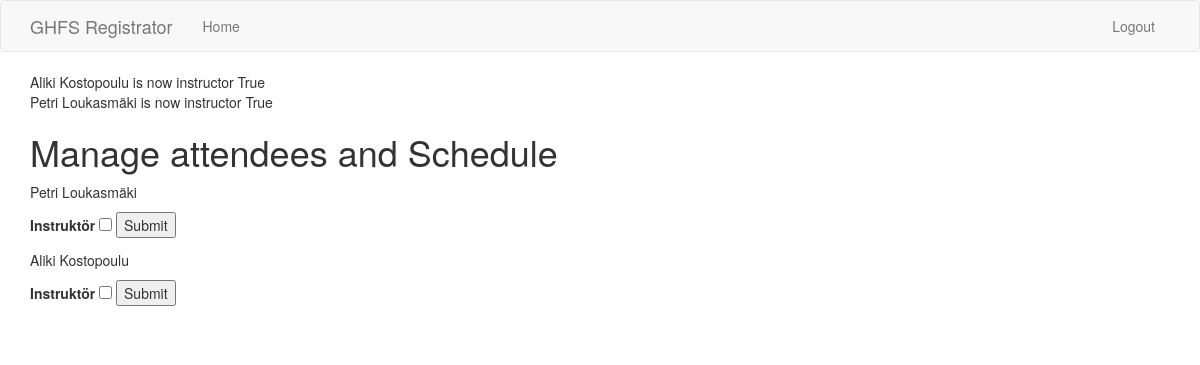
The page /admin (signed in) on the database its author committed.
### app/models.py (models this page shows, shortened)
class Attendee(db.Model):
    __tablename__ = "attendee"
    id = db.Column(db.Integer, primary_key=True, unique=True)
    name = db.Column(db.String(80), unique=True, nullable=False)
    instructor = db.Column(db.Boolean(), default=False)
    attending = db.relationship(
        'TrainingSession',
        secondary=attendees_trainingsession,
        primaryjoin=(attendees_trainingsession.c.attendee_id == id),
        backref=db.backref('attendees_trainingsession',
                           lazy='dynamic'),
        lazy='dynamic')

### app/main/routes.py (the view)
@bp.route('/admin', methods=['GET', 'POST'])
@login_required
def admin():
    form_admin = AdminAttendeeForm()
    form_schedule = ScheduleForm()
    if form_admin.validate_on_submit:
        print('Here comes the data!')
        print(dir(form_admin))
        print(form_admin.data)
        print(form_admin.instructor)
        attendees = Attendee.query.order_by(Attendee.name)
        for attendee in attendees:
            attendee.instructor = form_admin.instructor.data
            db.session.add(attendee)
            db.session.commit()
            flash(f'{attendee.name} is now instructor {attendee.instructor}')
        pass
    if form_schedule.validate_on_submit:
        pass
    attendees = Attendee.query.order_by()
    return render_template('main/admin.html', title='Admin', form_admin=form_admin,form_schedule=form_schedule, attendees=attendees, )

### app/main/forms.py
class AdminAttendeeForm(FlaskForm):
    instructor = BooleanField('Instruktör')
    attendee_id = HiddenField(default=1)
    submit = SubmitField()

class ScheduleForm(FlaskForm):
    weapon_class = SelectField(choices=Config.weapon_class_list,
    validators=[DataRequired()])
    submit = SubmitField('Spara Schema')

### app/models.py (called while the page is built)
@login.user_loader
def load_user(id):
    return User.query.get(int(id))

### app/templates/main/admin.html (shortened to what this page needs)
{% extends 'base.html' %}
{% import 'bootstrap/wtf.html' as wtf  %}
{% block app_content %}
    <h1>Manage attendees and Schedule</h1>
    {% for attendee in attendees %}
	    {% include 'main/_set_instructor.html'  %}
    {% endfor %}
    <br>
{% endblock %}

### app/templates/base.html (shortened to what this page needs)
{% extends 'bootstrap/base.html' %}
{% block navbar %}
    <nav class="navbar navbar-default">
        <div class="container">
            <div class="navbar-header">
                <a class="navbar-brand" href="{{ url_for('main.index') }}">GHFS Registrator</a>
            </div>
            <div class="collapse navbar-collapse" id="bs-example-navbar-collapse-1">
                <ul class="nav navbar-nav">
                    <li><a href="{{ url_for('main.index') }}">{{ 'Home' }}</a></li>
                </ul>
                <ul class="nav navbar-nav navbar-right">
                    {% if current_user.is_anonymous %}
                    <li><a href="{{ url_for('auth.login') }}">{{ 'Login' }}</a></li>
                    {% else %}
                    <li><a href="{{ url_for('auth.logout') }}">{{ 'Logout' }}</a></li>
                    {% endif %}
                </ul>
            </div>
        </div>
    </nav>
{% endblock %}
{% block content %}
    <div class="container">
	    {% with messages = get_flashed_messages()  %}
	    {% if messages  %}
	        {% for message in messages  %}
		<div class="aler alert-infor" role="alert">{{ message }}</div>
		{% endfor %}
	    {% endif %}
	    {% endwith %}
        {% block app_content  %}{% endblock  %}
    </div>
{% endblock %}

### app/templates/main/_set_instructor.html (shortened to what this page needs)
	    <div class="row">
		    <div class="col-md-4">
			    <p>{{ attendee.name }}
			    <form action="" method="post" id="{{ attendee.id }}"  novalidate>
				    <p>
			    		{{ form_admin.instructor.label }}
					{{ form_admin.instructor(id=attendee.id) }}
					{{ form_admin.submit(id=attendee.id) }}
				    </p>
			    </form>
		    </div>
	    </div>

### rows shown on the page
Attendee: name "Petri Loukasmäki", instructor.label "Instruktör"
Attendee: name "Aliki Kostopoulu", instructor.label "Instruktör"

### other values the page prints
{{ 'Home' }} "Home"
{{ 'Logout' }} "Logout"
{{ message }} "Aliki Kostopoulu is now instructor True" "Petri Loukasmäki is now instructor True"
